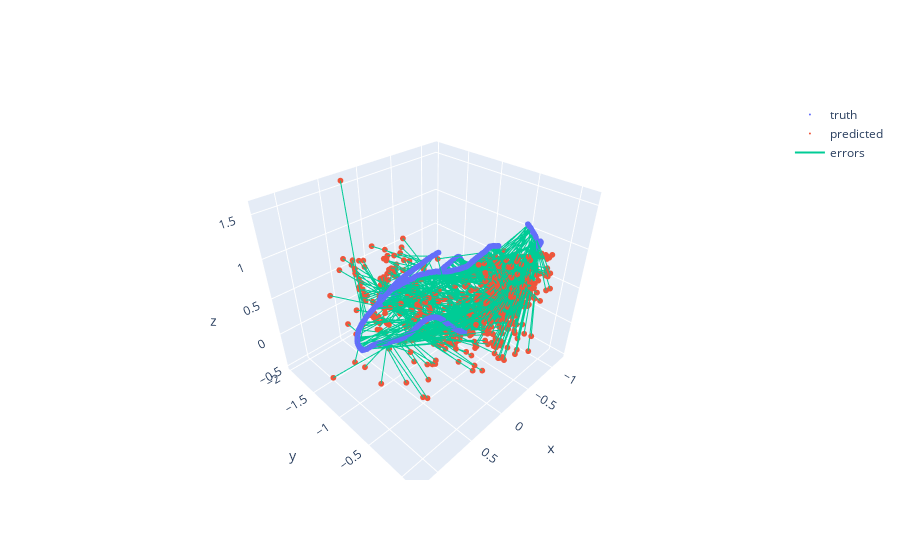

Notebook code cell kept with this figure:
### Code cell
show_trajectories(truth_trajectory, predicted_trajectory)

### Figure 1 — Plotly figure (JSON) as saved in the notebook; plotly's stock layout.template omitted (floating-point values rounded to 4 significant figures; data arrays with more than 128 entries replaced by an {"elided": "..."} marker saying what was removed)
{"data": [{"marker": {"size": 2}, "mode": "markers", "name": "truth", "type": "scatter3d", "x": {"elided": "830 float values"}, "y": {"elided": "830 float values"}, "z": {"elided": "830 float values"}}, {"marker": {"size": 2}, "mode": "markers", "name": "predicted", "type": "scatter3d", "x": {"elided": "830 float values"}, "y": {"elided": "830 float values"}, "z": {"elided": "830 float values"}}, {"mode": "lines", "name": "errors", "type": "scatter3d", "x": {"elided": "2490 float values"}, "y": {"elided": "2490 float values"}, "z": {"elided": "2490 float values"}}], "layout": {}}
